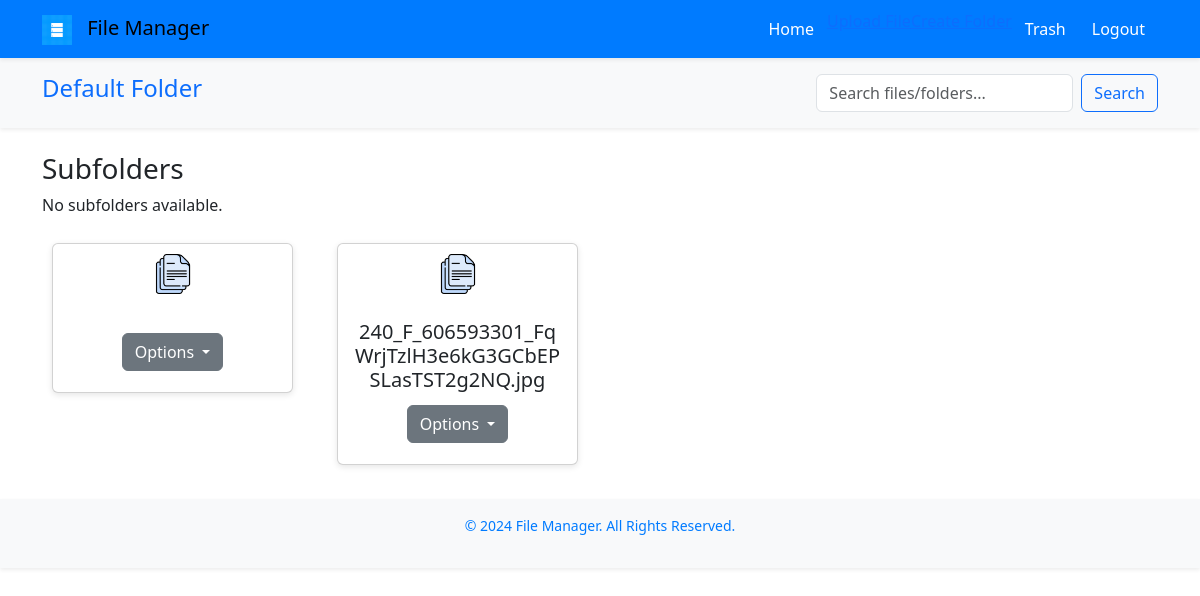
The page /folder/12/ (signed in) on the database its author committed.
### files/models.py (models this page shows, shortened)
class Folder(models.Model):
    user = models.ForeignKey(User, on_delete=models.CASCADE, related_name="folders")
    name = models.CharField(max_length=255)
    parent_folder = models.ForeignKey(
        'self', null=True, blank=True, on_delete=models.CASCADE, related_name="subfolders"
    )
    created_at = models.DateTimeField(auto_now_add=True)
    is_deleted = models.BooleanField(default=False)  # Add this
    deleted_at = models.DateTimeField(null=True, blank=True)  # Add this for trash functionality
    objects = FolderManager()

class UploadedFile(models.Model):
    folder = models.ForeignKey(Folder, on_delete=models.CASCADE, related_name="files")
    original_name = models.CharField(max_length=255)  # Stores the original file name
    file = models.FileField(upload_to="uploaded_files/")
    uploaded_at = models.DateTimeField(auto_now_add=True)
    is_deleted = models.BooleanField(default=False)
    deleted_at = models.DateTimeField(null=True, blank=True)

### files/views.py (the view)
# urls.py: path('folder/<int:folder_id>/', views.list_files, name='list_files'),
@login_required
def list_files(request, folder_id):
    folder = get_object_or_404(Folder, id=folder_id, user=request.user)
    subfolders = folder.subfolders.filter(is_deleted=False)  # Exclude deleted subfolders
    files = folder.files.filter(is_deleted=False)  # Exclude deleted files
    if not files:
        message = "This folder is empty."
    else:
        message = None
    return render(request, 'files/list_files.html', {
        'folder': folder,
        'subfolders': subfolders,
        'files': files,
        'message': message,
    })

### files/templates/files/list_files.html (shortened to what this page needs)
{% extends "base.html" %}
{% load static %}
{% block page_title %}{{ folder.name }}{% endblock %}
{% block content %}
{% if message %}
    <p>{{ message }}</p>
{% else %}
<div class="row">
    <div>
        <h3>Subfolders</h3>
        {% for subfolder in subfolders %}
            <div>
                <a href="{% url 'files:list_files' subfolder.id %}"><img src="{% static 'images/folder-icon.png' %}" alt="Folder Icon" width="40">
                <b>{{ subfolder.name }}</b>
                <a href="{% url 'files:list_files' subfolder.id %}" class="btn btn-primary">Open</a>
                    <div class="dropdown">
                        <button class="btn btn-secondary dropdown-toggle" type="button" data-bs-toggle="dropdown">
                            Options
                        </button>
                        <ul class="dropdown-menu">
                            <li class="dropdown-item">
                                {% if subfolder and subfolder.id %}
                                    <a href="{% url 'files:download_folder' subfolder.id %}">Download Folder</a>
                                    <a href="{% url 'files:rename_folder' subfolder.id %}">Rename</a>
                                {% else %}
                                    <a href="{% url 'files:rename_folder_no_folder' %}">Rename</a>
                                {% endif %}
                            </li>
                            <li class="dropdown-item">
                                {% if subfolder and subfolder.id %}
                                    <a href="{% url 'files:delete_folder' subfolder.id %}">Delete</a>
                                {% else %}
                                    <a href="{% url 'files:delete_folder_no_folder' %}">Delete</a>
                                {% endif %}
                            </li>
                        </ul>
                    </div>
                </a>
            </div>
        {% empty %}
            <p>No subfolders available.</p>
        {% endfor %}
    </div>
    {% for file in files %}
        <div class="col-md-3 card-container">
            <div class="card">
                <img src="{% static 'images/file-icon.png' %}" alt="File Icon" width="40">
                <div class="card-body">
                    <h5 class="card-title">{{ file.original_name }}</h5>
                    <div class="dropdown">
                        <button class="btn btn-secondary dropdown-toggle" type="button" data-bs-toggle="dropdown">
                            Options
                        </button>
                    </div>
                </div>
            </div>
        </div>
    {% empty %}
        <p>No files in this folder.</p>
    {% endfor %}
</div>
{% endif %}
{% endblock %}

### static/css/styles.css (style rules this page uses)
body { font-family: 'Arial', sans-serif; background-color: #f9f9f9; margin: 0; }
.card { margin: 10px; border: none; border-radius: 8px; box-shadow: 0px 2px 6px rgba(0, 0, 0, 0.1); }
.card img { max-height: 120px; margin: 10px auto; display: block; }
.card .card-body { text-align: center; }
.card .btn { margin: 5px 0; }

### rows shown on the page
Folder: name "Default Folder"
UploadedFile: original_name "240_F_606593301_FqWrjTzlH3e6kG3GCbEPSLasTST2g2NQ.jpg"
